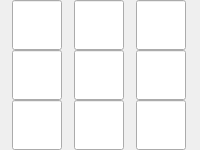
       <widget class="QWidget" name="widget_A3" native="true">
        <property name="sizePolicy">
         <sizepolicy hsizetype="Fixed" vsizetype="Fixed">
          <horstretch>0</horstretch>
          <verstretch>0</verstretch>
         </sizepolicy>
        </property>
        <property name="font">
         <font>
          <pointsize>20</pointsize>
         </font>
        </property>
        <property name="layoutDirection">
         <enum>Qt::LeftToRight</enum>
        </property>
        <layout class="QGridLayout" name="gridLayout_6">
         <property name="leftMargin">
          <number>0</number>
         </property>
         <property name="topMargin">
          <number>0</number>
         </property>
         <property name="rightMargin">
          <number>0</number>
         </property>
         <property name="bottomMargin">
          <number>0</number>
         </property>
         <property name="spacing">
          <number>0</number>
         </property>
         <item row="0" column="0">
          <widget class="QLineEdit" name="A7">
           <property name="sizePolicy">
            <sizepolicy hsizetype="Fixed" vsizetype="Fixed">
             <horstretch>0</horstretch>
             <verstretch>0</verstretch>
            </sizepolicy>
           </property>
           <property name="minimumSize">
            <size>
             <width>50</width>
             <height>50</height>
            </size>
           </property>
           <property name="maximumSize">
            <size>
             <width>50</width>
             <height>50</height>
            </size>
           </property>
           <property name="font">
            <font>
             <pointsize>20</pointsize>
            </font>
           </property>
           <property name="layoutDirection">
            <enum>Qt::LeftToRight</enum>
           </property>
           <property name="alignment">
            <set>Qt::AlignCenter</set>
           </property>
          </widget>
         </item>
         <item row="0" column="2">
          <widget class="QLineEdit" name="C7">
           <property name="sizePolicy">
            <sizepolicy hsizetype="Fixed" vsizetype="Fixed">
             <horstretch>0</horstretch>
             <verstretch>0</verstretch>
            </sizepolicy>
           </property>
           <property name="minimumSize">
            <size>
             <width>50</width>
             <height>50</height>
            </size>
           </property>
           <property name="maximumSize">
            <size>
             <width>50</width>
             <height>50</height>
            </size>
           </property>
           <property name="font">
            <font>
             <pointsize>20</pointsize>
            </font>
           </property>
           <property name="layoutDirection">
            <enum>Qt::LeftToRight</enum>
           </property>
           <property name="alignment">
            <set>Qt::AlignCenter</set>
           </property>
          </widget>
         </item>
         <item row="1" column="0">
          <widget class="QLineEdit" name="A8">
           <property name="sizePolicy">
            <sizepolicy hsizetype="Fixed" vsizetype="Fixed">
             <horstretch>0</horstretch>
             <verstretch>0</verstretch>
            </sizepolicy>
           </property>
           <property name="minimumSize">
            <size>
             <width>50</width>
             <height>50</height>
            </size>
           </property>
           <property name="maximumSize">
            <size>
             <width>50</width>
             <height>50</height>
            </size>
           </property>
           <property name="font">
            <font>
             <pointsize>20</pointsize>
            </font>
           </property>
           <property name="layoutDirection">
            <enum>Qt::LeftToRight</enum>
           </property>
           <property name="alignment">
            <set>Qt::AlignCenter</set>
           </property>
          </widget>
         </item>
         <item row="1" column="2">
          <widget class="QLineEdit" name="C8">
           <property name="sizePolicy">
            <sizepolicy hsizetype="Fixed" vsizetype="Fixed">
             <horstretch>0</horstretch>
             <verstretch>0</verstretch>
            </sizepolicy>
           </property>
           <property name="minimumSize">
            <size>
             <width>50</width>
             <height>50</height>
            </size>
           </property>
           <property name="maximumSize">
            <size>
             <width>50</width>
             <height>50</height>
            </size>
           </property>
           <property name="font">
            <font>
             <pointsize>20</pointsize>
            </font>
           </property>
           <property name="layoutDirection">
            <enum>Qt::LeftToRight</enum>
           </property>
           <property name="alignment">
            <set>Qt::AlignCenter</set>
           </property>
          </widget>
         </item>
         <item row="1" column="1">
          <widget class="QLineEdit" name="B8">
           <property name="sizePolicy">
            <sizepolicy hsizetype="Fixed" vsizetype="Fixed">
             <horstretch>0</horstretch>
             <verstretch>0</verstretch>
            </sizepolicy>
           </property>
           <property name="minimumSize">
            <size>
             <width>50</width>
             <height>50</height>
            </size>
           </property>
           <property name="maximumSize">
            <size>
             <width>50</width>
             <height>50</height>
            </size>
           </property>
           <property name="font">
            <font>
             <pointsize>20</pointsize>
            </font>
           </property>
           <property name="layoutDirection">
            <enum>Qt::LeftToRight</enum>
           </property>
           <property name="text">
            <string/>
           </property>
           <property name="alignment">
            <set>Qt::AlignCenter</set>
           </property>
          </widget>
         </item>
         <item row="2" column="1">
          <widget class="QLineEdit" name="B9">
           <property name="sizePolicy">
            <sizepolicy hsizetype="Fixed" vsizetype="Fixed">
             <horstretch>0</horstretch>
             <verstretch>0</verstretch>
            </sizepolicy>
           </property>
           <property name="minimumSize">
            <size>
             <width>50</width>
             <height>50</height>
            </size>
           </property>
           <property name="maximumSize">
            <size>
             <width>50</width>
             <height>50</height>
            </size>
           </property>
           <property name="font">
            <font>
             <pointsize>20</pointsize>
            </font>
           </property>
           <property name="layoutDirection">
            <enum>Qt::LeftToRight</enum>
           </property>
           <property name="text">
            <string/>
           </property>
           <property name="alignment">
            <set>Qt::AlignCenter</set>
           </property>
          </widget>
         </item>
         <item row="2" column="0">
          <widget class="QLineEdit" name="A9">
           <property name="sizePolicy">
            <sizepolicy hsizetype="Fixed" vsizetype="Fixed">
             <horstretch>0</horstretch>
             <verstretch>0</verstretch>
            </sizepolicy>
           </property>
           <property name="minimumSize">
            <size>
             <width>50</width>
             <height>50</height>
            </size>
           </property>
           <property name="maximumSize">
            <size>
             <width>50</width>
             <height>50</height>
            </size>
           </property>
           <property name="font">
            <font>
             <pointsize>20</pointsize>
            </font>
           </property>
           <property name="layoutDirection">
            <enum>Qt::LeftToRight</enum>
           </property>
           <property name="alignment">
            <set>Qt::AlignCenter</set>
           </property>
          </widget>
         </item>
         <item row="0" column="1">
          <widget class="QLineEdit" name="B7">
           <property name="sizePolicy">
            <sizepolicy hsizetype="Fixed" vsizetype="Fixed">
             <horstretch>0</horstretch>
             <verstretch>0</verstretch>
            </sizepolicy>
           </property>
           <property name="minimumSize">
            <size>
             <width>50</width>
             <height>50</height>
            </size>
           </property>
           <property name="maximumSize">
            <size>
             <width>50</width>
             <height>50</height>
            </size>
           </property>
           <property name="font">
            <font>
             <pointsize>20</pointsize>
            </font>
           </property>
           <property name="layoutDirection">
            <enum>Qt::LeftToRight</enum>
           </property>
           <property name="alignment">
            <set>Qt::AlignCenter</set>
           </property>
          </widget>
         </item>
         <item row="2" column="2">
          <widget class="QLineEdit" name="C9">
           <property name="sizePolicy">
            <sizepolicy hsizetype="Fixed" vsizetype="Fixed">
             <horstretch>0</horstretch>
             <verstretch>0</verstretch>
            </sizepolicy>
           </property>
           <property name="minimumSize">
            <size>
             <width>50</width>
             <height>50</height>
            </size>
           </property>
           <property name="maximumSize">
            <size>
             <width>50</width>
             <height>50</height>
            </size>
           </property>
           <property name="font">
            <font>
             <pointsize>20</pointsize>
            </font>
           </property>
           <property name="layoutDirection">
            <enum>Qt::LeftToRight</enum>
           </property>
           <property name="text">
            <string/>
           </property>
           <property name="alignment">
            <set>Qt::AlignCenter</set>
           </property>
          </widget>
         </item>
        </layout>
       </widget>
